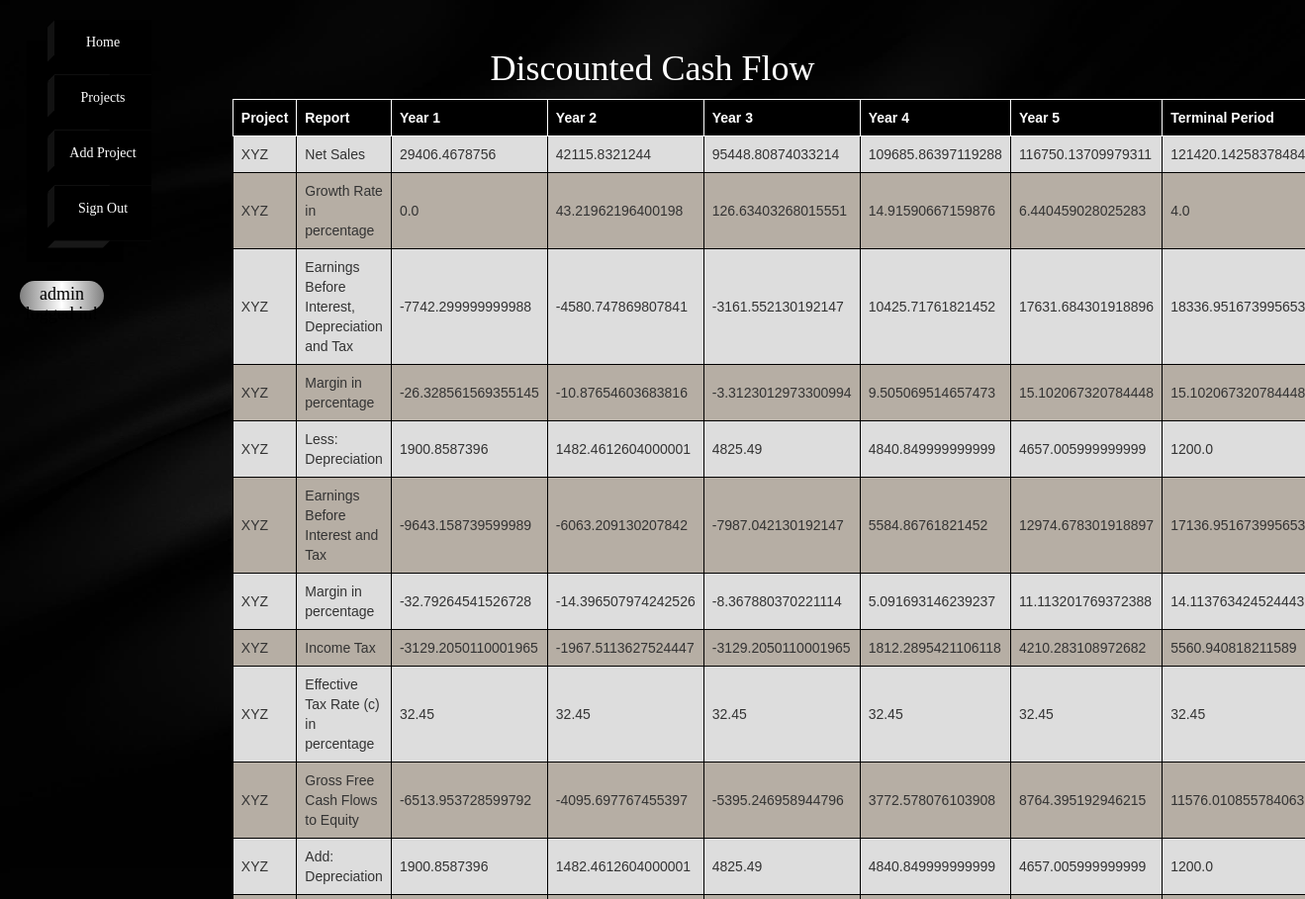
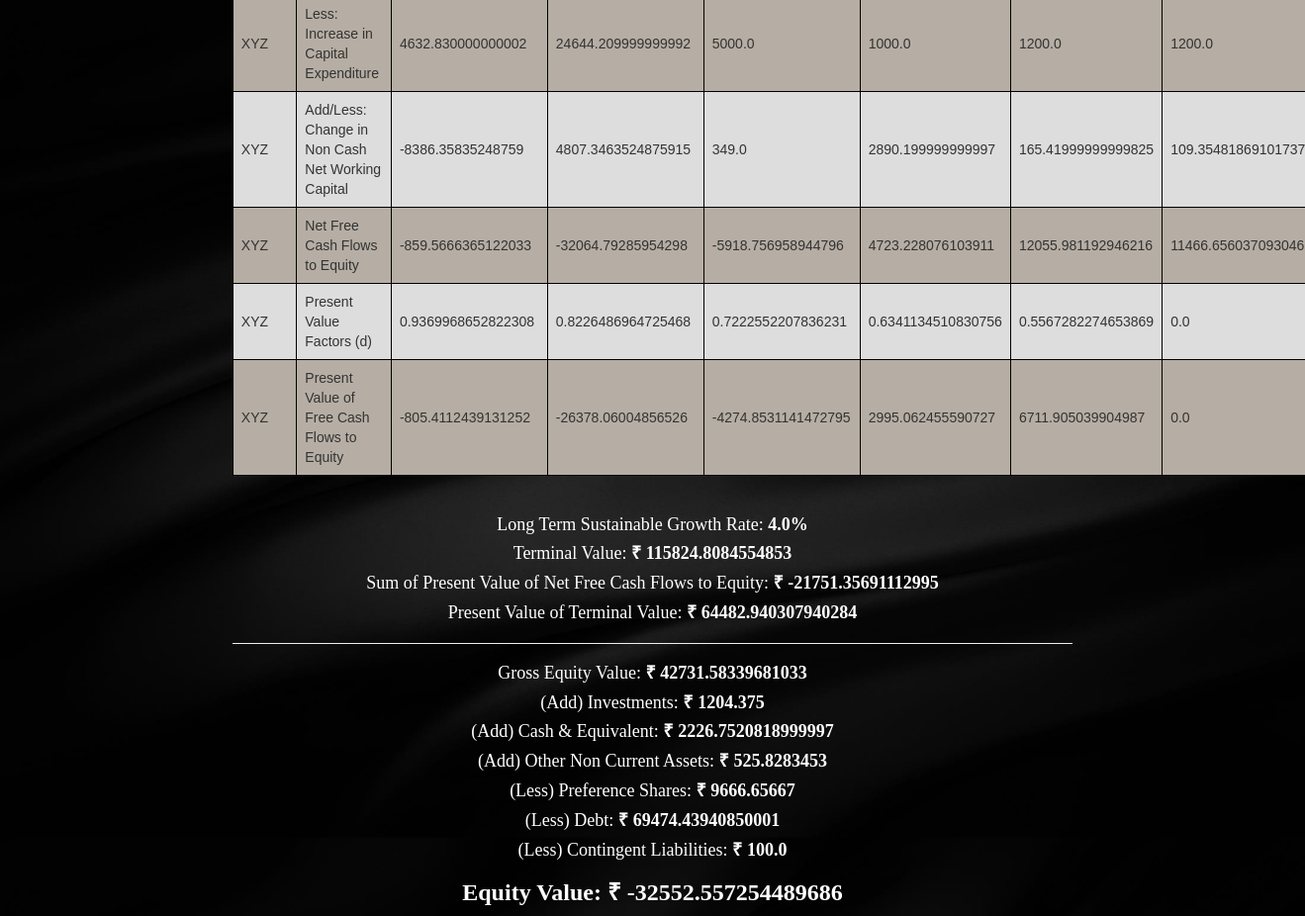
Screenshot of /vdcf?id=1 (signed in) with the database file from the repository (2 pictures, top to bottom).
### inputApp/models.py (models this page shows, shortened)
class DCF(models.Model):
    project = models.ForeignKey(Input, on_delete=models.CASCADE)
    report = models.CharField(max_length=50)
    year_1 = models.FloatField()
    year_2 = models.FloatField()
    year_3 = models.FloatField()
    year_4 = models.FloatField()
    year_5 = models.FloatField()
    terminal_period = models.FloatField()

class Input(models.Model):
    user = models.ForeignKey(User, on_delete=models.CASCADE)
    organization = models.CharField(max_length=50)
    project = models.CharField(max_length=50)
    valuation_date = models.DateField(blank=True, null=True)
    statutory_corporate_tax_rate = models.FloatField()
    statutory_mat_rate = models.FloatField(blank=True, null=True)
    post_tax_wacc = models.FloatField()
    long_term_growth_rate = models.FloatField()
    company_specific_risk = models.FloatField(blank=True, null=True)
    contingent_liability = models.FloatField(blank=True, null=True)
    total_shares_outstanding = models.FloatField(blank=True, null=True)
    def __str__(self):
        return self.project

class Output(models.Model):
    project = models.ForeignKey(Input, on_delete=models.CASCADE)
    long_term_sustainable_growth_rate = models.FloatField()
    terminal_value = models.FloatField()
    sum_of_present_value_of_net_free_cash_flows_to_equity = models.FloatField()
    present_value_of_terminal_value = models.FloatField()
    gross_equity_value = models.FloatField()
    investments = models.FloatField()
    cash_and_equivalent = models.FloatField()
    other_non_current_assets = models.FloatField()
    pref_shares = models.FloatField()
    debt = models.FloatField()
    contingent_liabilities = models.FloatField()
    equity_value = models.FloatField()

### inputApp/views.py (the view)
# urls.py: url(r'^vdcf$', views.vdcf, name='vdcf'),
def vdcf(request):
    id = request.GET['id']
    data = DCF.objects.filter(project=id)
    output = Output.objects.filter(project=id)
    wacc_data = WACC.objects.filter(project=id)
    pl_data = FSAPL.objects.filter(project=id)
    bs_data = FSABS.objects.filter(project=id)
    return render(request, 'vdcf.html', {'data': data, 'output': output, 'id': id, 'wacc_data': wacc_data, 'pl_data': pl_data, 'bs_data': bs_data})

### inputApp/templates/vdcf.html (shortened to what this page needs)
<!DOCTYPE html>
<html lang="en">
<head>
</head>
<body>
{% extends 'index.html' %}
{% block content %}
{% if data %}
<h1 style="text-align: center; font-family: 'Satisfy'; margin: 10px; color: white">Discounted Cash Flow</h1>
<table>
  <tr>
    <th style="background-color: black; color:white; border: 1px solid white">Project</th>
    <th style="background-color: black; color:white; border: 1px solid white">Report</th>
    <th style="background-color: black; color:white; border: 1px solid white">Year 1</th>
    <th style="background-color: black; color:white; border: 1px solid white">Year 2</th>
    <th style="background-color: black; color:white; border: 1px solid white">Year 3</th>
    <th style="background-color: black; color:white; border: 1px solid white">Year 4</th>
    <th style="background-color: black; color:white; border: 1px solid white">Year 5</th>
    <th style="background-color: black; color:white; border: 1px solid white">Terminal Period</th>
  </tr>
    {% for i in data %}
  <tr>
    <td>{{ i.project }}</td>
    <td>{{ i.report }}</td>
    <td>{{ i.year_1 }}</td>
    <td>{{ i.year_2 }}</td>
    <td>{{ i.year_3 }}</td>
    <td>{{ i.year_4 }}</td>
    <td>{{ i.year_5 }}</td>
    <td>{{ i.terminal_period }}</td>
  </tr>
    {% endfor %}
</table>
{% for x in output %}
<h4 style="text-align: center; margin-top: 40px; color: white">Long Term Sustainable Growth Rate: <b>{{ x.long_term_sustainable_growth_rate }}%</b></h4>
<h4 style="text-align: center; color: white">Terminal Value: <b>&#8377 {{ x.terminal_value }}</b></h4>
<h4 style="text-align: center; color: white">Sum of Present Value of Net Free Cash Flows to Equity: <b>&#8377 {{ x.sum_of_present_value_of_net_free_cash_flows_to_equity }}</b></h4>
<h4 style="text-align: center; color: white">Present Value of Terminal Value: <b>&#8377 {{ x.present_value_of_terminal_value }}</b></h4>
<hr>
<h4 style="text-align: center; color: white">Gross Equity Value: <b>&#8377 {{ x.gross_equity_value }}</b></h4>
<h4 style="text-align: center; color: white">(Add) Investments: <b>&#8377 {{ x.investments }}</b></h4>
<h4 style="text-align: center; color: white">(Add) Cash & Equivalent: <b>&#8377 {{ x.cash_and_equivalent }}</b></h4>
<h4 style="text-align: center; color: white">(Add) Other Non Current Assets: <b>&#8377 {{ x.other_non_current_assets }}</b></h4>
<h4 style="text-align: center; color: white">(Less) Preference Shares: <b>&#8377 {{ x.pref_shares }}</b></h4>
<h4 style="text-align: center; color: white">(Less) Debt: <b>&#8377 {{ x.debt }}</b></h4>
<h4 style="text-align: center; color: white">(Less) Contingent Liabilities: <b>&#8377 {{ x.contingent_liabilities }}</b></h4>
<h3 style="text-align: center; color: white"><b>Equity Value: </b><b>&#8377 {{ x.equity_value }}</b></h3>
{% endfor %}
{% endif %}
{% endblock %}

### inputApp/templates/index.html (shortened to what this page needs)
<!DOCTYPE html>
<html lang="en">
<head>
    {% load static %}
    <link rel="stylesheet" href="{% static 'css/bootstrap.min.css' %}">
    <link rel="stylesheet" href="{% static 'navbar.css' %}">
    <link rel="stylesheet" href="{% static 'style.css' %}">
    <link href="//netdna.bootstrapcdn.com/font-awesome/3.2.1/css/font-awesome.min.css" rel="stylesheet">
    {% load crispy_forms_tags %}
</head>
<body>
<div class="container-fluid">
    <div class="row">
        <div class="col-xs-2">
            <ul>
                <li>
                    <a class='list-item' href="{% url 'home' %}">
                         Home
                    </a>
                </li>
                <li>
                    <a class='list-item' href="{% url 'user_details' %}">
                         Projects
                    </a>
                </li>
                <li>
                    <a class='list-item' href="{% url 'inputs' %}">
                         Add Project
                    </a>
                </li>
                <li>
                <li>
                    <a class='list-item' href="{% url 'logout' %}">
                         Sign Out
                    </a>
                </li>
            </ul>
            <br>
            <h4 style="color: black; margin-left: 5px; margin-right: 100px; text-align: center; border-radius: 50px;
                background-image: linear-gradient(to right, grey, white, grey); height: 3rem; font-size: 1.8rem; padding-top: 4px; border: none;">
                {{ request.user.username }} logged in!
            </h4>
        </div>
        <div class="col-xs-8">
            <br><br>
            {% block content %}{% endblock %}
        </div>
    </div>
</div>
</body>
</html>

### inputApp/static/navbar.css (style rules this page uses)
*, *:before, *:after { box-sizing: border-box; }
html, body { width: 100%; height: 100%; }
body { -webkit-transform: translate3d(0, 0, 0); transform: translate3d(0, 0, 0); }
ul { position: relative; list-style-type: none; margin-top: 20px; }
.list-item { padding-top: 5px; background: #000; color: white; text-align: center; height: 4em; width: 7em; vertical-align: middle; line-height: 2.5em; border-bottom: 1px solid #060606; position: relative; display: block; text-decoration: none; box-shadow: -2em 1.5em 0 black; transition: all .25s linear; }
.list-item:before, .list-item:after { content: ''; position: absolute; transition: all .25s linear; width: .5em; }
.list-item:after { height: 4em; background: #181818; bottom: -2.25em; left: 1.5em; -webkit-transform: rotate(90deg) skew(0, 45deg); transform: rotate(90deg) skew(0, 45deg); }
.list-item:before { height: 2.5em; background: #121212; top: .25em; left: -.5em; -webkit-transform: skewY(-45deg); transform: skewY(-45deg); }
table { font-family: arial, sans-serif; border-collapse: collapse; width: 100%; }
td, th { border: 1px solid black; text-align: left; padding: 8px; }
tr:nth-child(odd) { background-color: #b6aea4; }
tr:nth-child(even) { background-color: #dddddd; }

### inputApp/static/style.css (style rules this page uses)
body, html { background-image: url(images/back.jpg); height: 100vh; background-size: cover; background-repeat: no; font-family: 'Satisfy'; }

### rows the page displays
DCF: project "XYZ", report "Net Sales", year_1 "29406.4678756", year_2 "42115.8321244", year_3 "95448.80874033214", year_4 "109685.86397119288", year_5 "116750.13709979311", terminal_period "121420.14258378484"
DCF: project "XYZ", report "Growth Rate in percentage", year_1 "0.0", year_2 "43.21962196400198", year_3 "126.63403268015551", year_4 "14.91590667159876", year_5 "6.440459028025283", terminal_period "4.0"
DCF: project "XYZ", report "Earnings Before Interest, Depreciation and Tax", year_1 "-7742.299999999988", year_2 "-4580.747869807841", year_3 "-3161.552130192147", year_4 "10425.71761821452", year_5 "17631.684301918896", terminal_period "18336.951673995653"
DCF: project "XYZ", report "Margin in percentage", year_1 "-26.328561569355145", year_2 "-10.87654603683816", year_3 "-3.3123012973300994", year_4 "9.505069514657473", year_5 "15.102067320784448", terminal_period "15.102067320784448"
DCF: project "XYZ", report "Less: Depreciation", year_1 "1900.8587396", year_2 "1482.4612604000001", year_3 "4825.49", year_4 "4840.849999999999", year_5 "4657.005999999999", terminal_period "1200.0"
DCF: project "XYZ", report "Earnings Before Interest and Tax", year_1 "-9643.158739599989", year_2 "-6063.209130207842", year_3 "-7987.042130192147", year_4 "5584.86761821452", year_5 "12974.678301918897", terminal_period "17136.951673995653"
DCF: project "XYZ", report "Margin in percentage", year_1 "-32.79264541526728", year_2 "-14.396507974242526", year_3 "-8.367880370221114", year_4 "5.091693146239237", year_5 "11.113201769372388", terminal_period "14.113763424524443"
DCF: project "XYZ", report "Income Tax", year_1 "-3129.2050110001965", year_2 "-1967.5113627524447", year_3 "-3129.2050110001965", year_4 "1812.2895421106118", year_5 "4210.283108972682", terminal_period "5560.940818211589"
DCF: project "XYZ", report "Effective Tax Rate (c) in percentage", year_1 "32.45", year_2 "32.45", year_3 "32.45", year_4 "32.45", year_5 "32.45", terminal_period "32.45"
DCF: project "XYZ", report "Gross Free Cash Flows to Equity", year_1 "-6513.953728599792", year_2 "-4095.697767455397", year_3 "-5395.246958944796", year_4 "3772.578076103908", year_5 "8764.395192946215", terminal_period "11576.010855784063"
DCF: project "XYZ", report "Add: Depreciation", year_1 "1900.8587396", year_2 "1482.4612604000001", year_3 "4825.49", year_4 "4840.849999999999", year_5 "4657.005999999999", terminal_period "1200.0"
DCF: project "XYZ", report "Less: Increase in Capital Expenditure", year_1 "4632.830000000002", year_2 "24644.209999999992", year_3 "5000.0", year_4 "1000.0", year_5 "1200.0", terminal_period "1200.0"
DCF: project "XYZ", report "Add/Less: Change in Non Cash Net Working Capital", year_1 "-8386.35835248759", year_2 "4807.3463524875915", year_3 "349.0", year_4 "2890.199999999997", year_5 "165.41999999999825", terminal_period "109.35481869101737"
DCF: project "XYZ", report "Net Free Cash Flows to Equity", year_1 "-859.5666365122033", year_2 "-32064.79285954298", year_3 "-5918.756958944796", year_4 "4723.228076103911", year_5 "12055.981192946216", terminal_period "11466.656037093046"
DCF: project "XYZ", report "Present Value Factors (d)", year_1 "0.9369968652822308", year_2 "0.8226486964725468", year_3 "0.7222552207836231", year_4 "0.6341134510830756", year_5 "0.5567282274653869", terminal_period "0.0"
DCF: project "XYZ", report "Present Value of Free Cash Flows to Equity", year_1 "-805.4112439131252", year_2 "-26378.06004856526", year_3 "-4274.8531141472795", year_4 "2995.062455590727", year_5 "6711.905039904987", terminal_period "0.0"
Output: long_term_sustainable_growth_rate "4.0", terminal_value "115824.8084554853", sum_of_present_value_of_net_free_cash_flows_to_equity "-21751.35691112995", present_value_of_terminal_value "64482.940307940284", gross_equity_value "42731.58339681033", investments "1204.375", cash_and_equivalent "2226.7520818999997", other_non_current_assets "525.8283453", pref_shares "9666.65667", debt "69474.43940850001", contingent_liabilities "100.0", equity_value "-32552.557254489686"

### other values shown
{{ request.user.username }} "admin"
